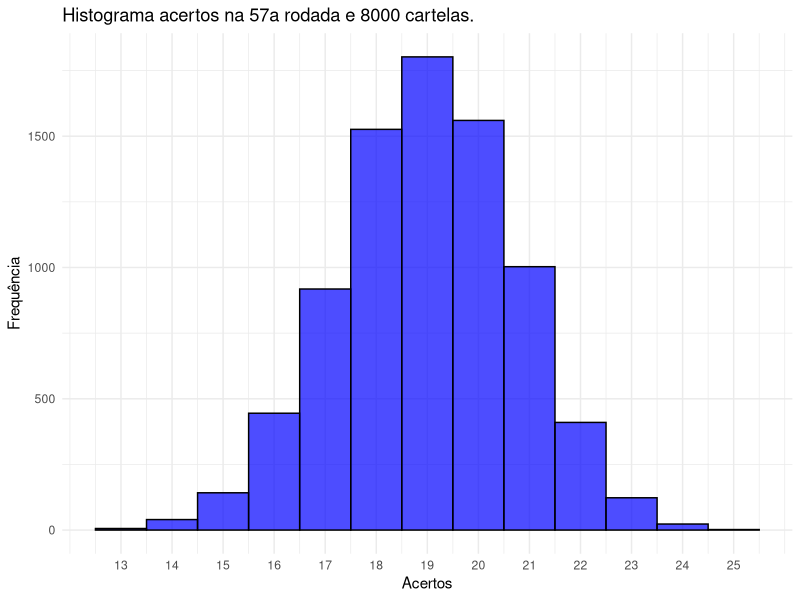

Write the R code that produced this figure.


##########
# BINGO

library(ggplot2)
n_apostadores <- 8000 # 2000 apostadores
apostas <- list()
for (i in 1:n_apostadores) { #gerando as cartelas
  cart <- sort(c(sample(1:15, 5, replace = F), # B
                 sample(16:30, 5, replace = F), # I
                 sample(31:45, 5, replace = F), # N
                 sample(46:60, 5, replace = F), # G
                 sample(61:75, 5, replace = F))) # O
  apostas[[i]] <- cart
}
apostas[[298]] # ver a cartela de numero ...

maior_acerto<-0
e<-1
sorteio <- c() # numeros sorteados
bingo <- c(1:75) # numeros dentro globo
acompanhamento <- list()  # os numeros que cada participante ja acertou
qnt_acertos <- c()
rod <- 1  # numero da rodada do sorteio
while (max(qnt_acertos) < 25) {
  s <- sample(bingo, 1, replace = F)
  bingo <- bingo[bingo != s]
  sorteio[rod] <- s
  sorteio <- sort(sorteio)
  
  for(e in 1:n_apostadores) {
    acompanhamento[[e]] <- intersect(sorteio, apostas[[e]])
    qnt_acertos[e] <- length(acompanhamento[[e]])
    maior_acerto <- max(qnt_acertos)
  }
  print(paste0("rodada: ", rod, " ## maior_qnt_acertos: ", max(qnt_acertos)))
  sorteio
  rod <- rod+1
}  
# sorteio
# qnt_acertos
# max(qnt_acertos)

qnt_acertosDF <- data.frame(x=qnt_acertos)
ggplot(data = qnt_acertosDF, aes(x = x)) +
  geom_histogram(binwidth = 1, fill = "blue", color = "black", alpha = 0.7) +
  scale_x_continuous(breaks = seq(min(qnt_acertosDF$x),
                                  max(qnt_acertosDF$x), by = 1)) +
  labs(
    title = paste0("Histograma acertos na ", rod-1, "a rodada", " e ", n_apostadores, " cartelas."),
    x = "Acertos",
    y = "Frequência"
  ) +
  theme_minimal()

table(qnt_acertosDF$x)




# haverá um bingo. nele o globo de numero conterá 75 bolas e as cartelas conterão 25 numeros. os numeros das cartelas são organizados da seguinte maneira: 5 entre 1 e 15. 5 entre 16 e 30. 5 entre 31 e 45. 5 entre 46 e 60 e 5 entre 61 e 75. qual a chance de o bingo ser vencido no 49 sorteio ou antes?

# haverá um bingo. foram vendidas 5 mil cartelas. nesse o globo de bolas numeradas conterá 75 bolas e as cartelas conterão 25 numeros cada. os números das cartelas são organizados da seguinte maneira: 5 entre 1 e 15. 5 entre 16 e 30. 5 entre 31 e 45. 5 entre 46 e 60 e 5 entre 61 e 75. qual a chance de o bingo ser vencido no 54 sorteio ou antes?




















